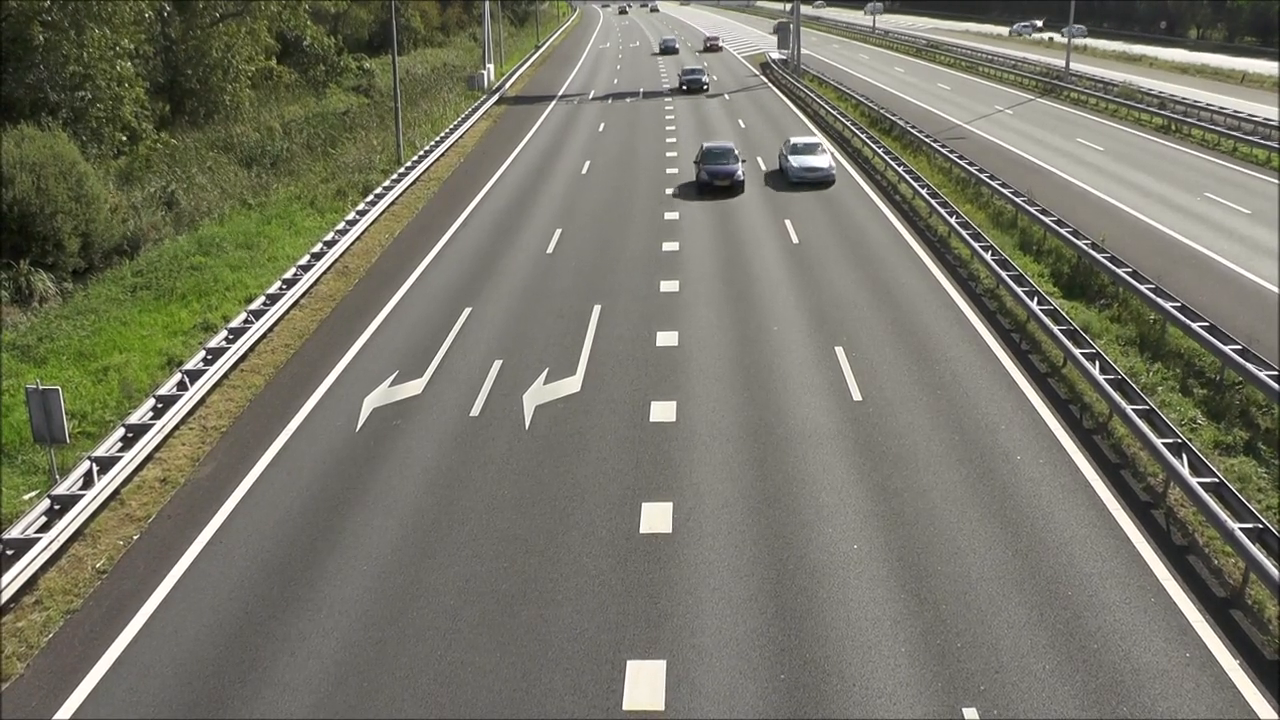
#> input picture frame 33 of Parte03/docs/traffic.mp4, 1280 x 720 px
$ python main.py
#> lines starting #> are read from the running program, lines starting #| are printed output that depends on the picture
#!/usr/bin/env python3
# shebang line for linux / mac

from copy import deepcopy
import glob
import time
import cv2  # import the opencv library
import numpy as np
import argparse


def main():

    # ------------------------------------
    # Setu pargparse
    # ------------------------------------
    parser = argparse.ArgumentParser(
        prog='Traffic car couter',
        description='Counts cars',
        epilog='This is finished')

    parser.add_argument('-if', '--input_filename', type=str, default='/home/ville/Documents/savi_25-26_student/Parte03/docs/traffic.mp4')

    args = vars(parser.parse_args())
    print(args)

    # ------------------------------------
    # Open the video file
    # -------------------------------------
    capture = cv2.VideoCapture(args['input_filename'])

    # Check if the sequence was opened successfully
    if not capture.isOpened():
        print("Error: Could not open image sequence.")
    else:
        print("Image sequence opened successfully!")

    # Define bbox coordinates
    bbox = {'x': 699, 'y': 300, 'w': 808-699, 'h': 402-300}
    # Copute bottom right corner
    bbox['x2'] = bbox['x'] + bbox['w']
    bbox['y2'] = bbox['y'] + bbox['h']

    # ------------------------------------
    # Read and display all frames
    # ------------------------------------
    fps = capture.get(cv2.CAP_PROP_FPS)

    previous_average = None
    previous_change_event = False
    number_of_cars = 0
    frame_count = 0
    time_last_added_car = 0
    while True:

        ret, frame = capture.read()
#> frame is the input picture: shape (720, 1280, 3); mean B, G, R 103.9, 117.9, 118.6
        if ret == False:
            break

        # create image for drawing
        frame_gui = deepcopy(frame)

        # Draw the frame count
        cv2.putText(
            frame_gui, '#frame ' + str(frame_count),
            (10, 30), cv2.FONT_HERSHEY_SIMPLEX, 1, (0, 255, 0), 2, cv2.LINE_AA)

        # Draw the box on the image
        cv2.rectangle(frame_gui, (bbox['x'], bbox['y']), (bbox['x2'], bbox['y2']),
                      (255, 0, 0), 2)
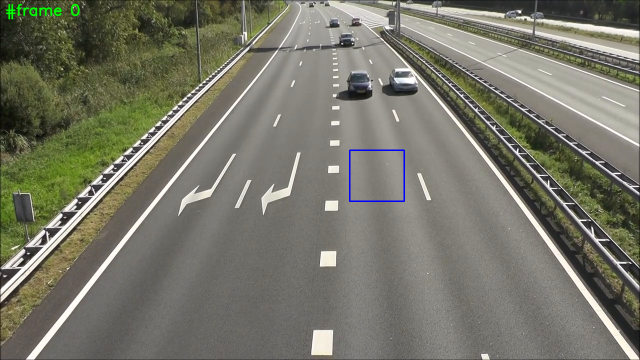
#> frame_gui: shape (720, 1280, 3) (shown at 1/2 size); mean B, G, R 104.1, 118, 118.3

        # Compute grayscale image for analysing
        frame_gray = cv2.cvtColor(frame, cv2.COLOR_BGR2GRAY)
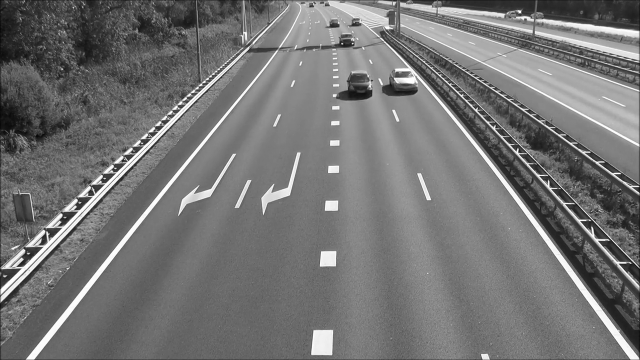
#> frame_gray: shape (720, 1280) (shown at 1/2 size); min 0, max 255, mean 116.6

        box_values = frame_gray[bbox['y']:bbox['y2'],  bbox['x']:bbox['x2']]
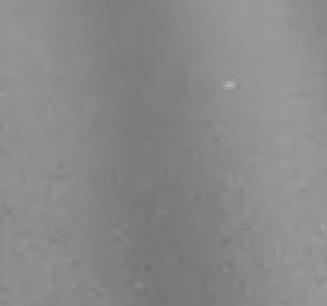
#> box_values: shape (102, 109) (shown 3 times larger); min 109, max 179, mean 137.2
        print('box_values = ' + str(box_values))
#> (printed output is left out)

        average = round(np.mean(box_values), 1)  # type: ignore
#> average = 137.2
        # print('average = ' + str(average))
        cv2.putText(
            frame_gui, 'mean ' + str(average),
            (bbox['x'],
             bbox['y'] - 10),
            cv2.FONT_HERSHEY_SIMPLEX, 1, (255, 0, 0), 2, cv2.LINE_AA)

        # Compute the difference between the previous and the current
        if previous_average is None:
            difference = 0  # TODO João has questions
        else:
            difference = round(abs(average - previous_average), 1)

        previous_average = average  # update previous average
#> previous_average = 137.2
        cv2.putText(
            frame_gui, 'dif ' + str(difference),
            (bbox['x'],
             bbox['y'] - 35),
            cv2.FONT_HERSHEY_SIMPLEX, 1, (255, 0, 0), 2, cv2.LINE_AA)

        # Change detection event
        change_detection_threshold = 10
        if difference > change_detection_threshold:
            change_event = True
        else:
            change_event = False

        # Selecting color for putting the change event text as a function of the value
        if change_event == True:
            color = (0, 0, 255)
        else:
            color = (255, 0, 0)

        cv2.putText(
            frame_gui, 'event ' + str(change_event),
            (bbox['x'],
             bbox['y'] - 70),
            cv2.FONT_HERSHEY_SIMPLEX, 1, color, 2, cv2.LINE_AA)

        # ---------------------------
        # Count a car
        # ---------------------------
        # Option 2: Count the rising edges conditioned by the blackout time
        durante_since_a_car_was_counted = round(frame_count / fps - time_last_added_car, 1)

        cv2.putText(
            frame_gui, 'time since car ' + str(durante_since_a_car_was_counted),
            (bbox['x'],
             bbox['y'] - 150),
            cv2.FONT_HERSHEY_SIMPLEX, 1, (255, 255, 0), 2, cv2.LINE_AA)

        blackout_threshold = 0.8

        if previous_change_event == False and change_event == True and \
                durante_since_a_car_was_counted > blackout_threshold:
            number_of_cars += 1
            time_last_added_car = frame_count / fps

        previous_change_event = change_event

        # Draw the number of cars
        cv2.putText(frame_gui, '#cars ' + str(number_of_cars),
                    (10, 70), cv2.FONT_HERSHEY_SIMPLEX, 1, (0, 255, 0), 2, cv2.LINE_AA)
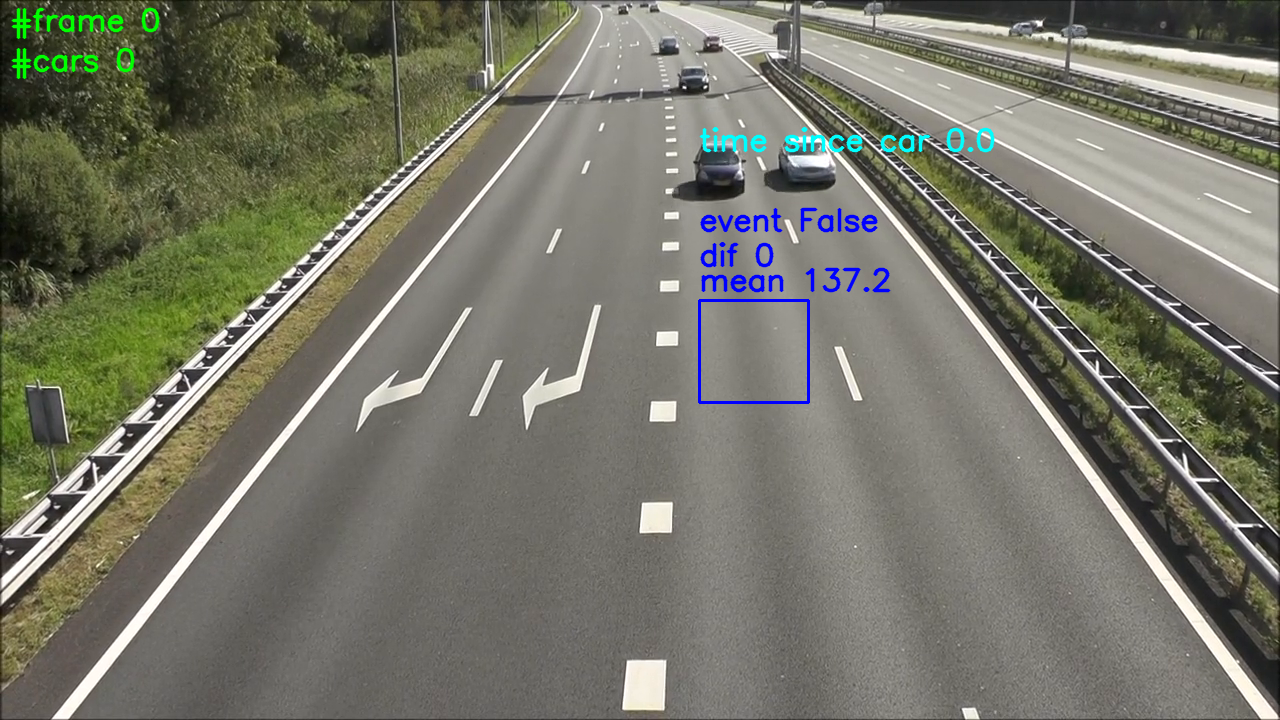
#> frame_gui: shape (720, 1280, 3); mean B, G, R 104.7, 118, 117.4

        # Draw image
        cv2.imshow('Image GUI', frame_gui)
        # cv2.imshow('Image gray', frame_gray)

        # Break if q is pressed
        key = cv2.waitKey(0)
#> (key Esc is pressed here)
        # print('key = ' + str(key))
        if key == 113:
            print('You pressed q. Quitting.')
            break

        frame_count += 1  # update the frame count

    cv2.destroyAllWindows()  # Close the window


if __name__ == '__main__':
    main()

$ run again, starting later in the video
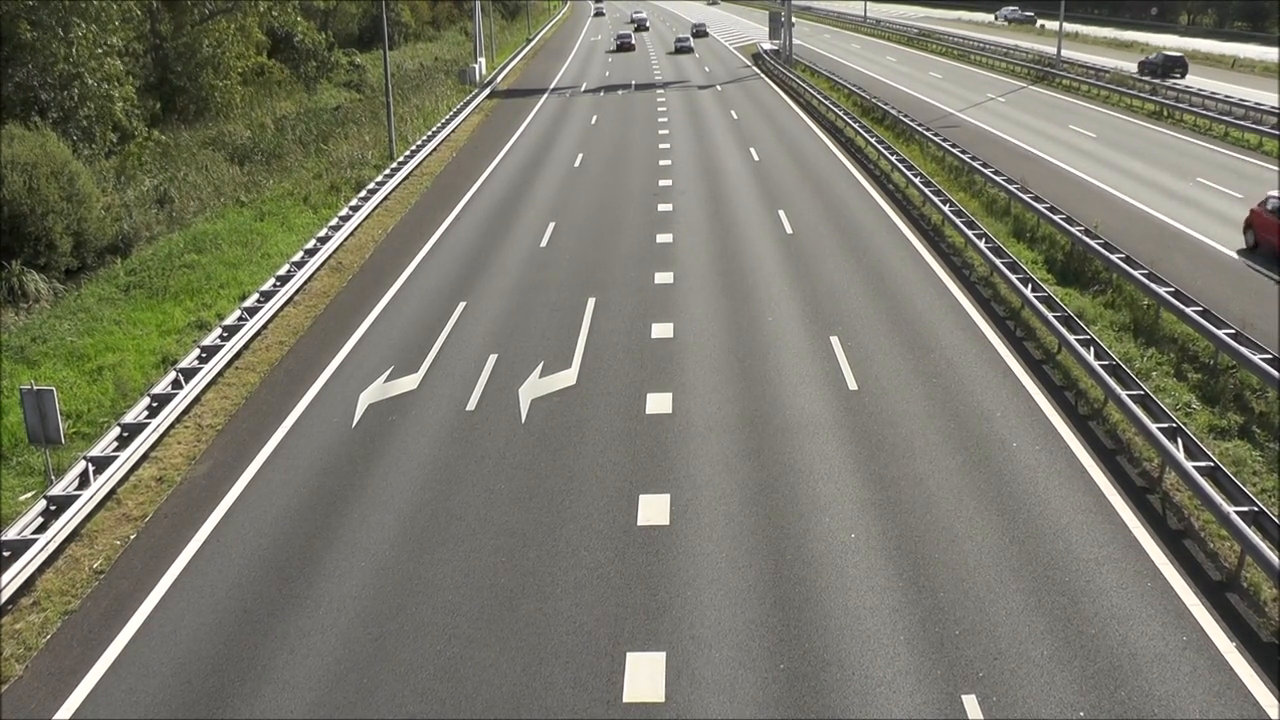
#> input picture frame 150 of Parte03/docs/traffic.mp4, 1280 x 720 px
#> in main, frame is the input picture: shape (720, 1280, 3); mean B, G, R 106.3, 120.4, 121.2
#> in main, `frame_gray = cv2.cvtColor(frame, cv2.COLOR_BGR2GRAY)`:
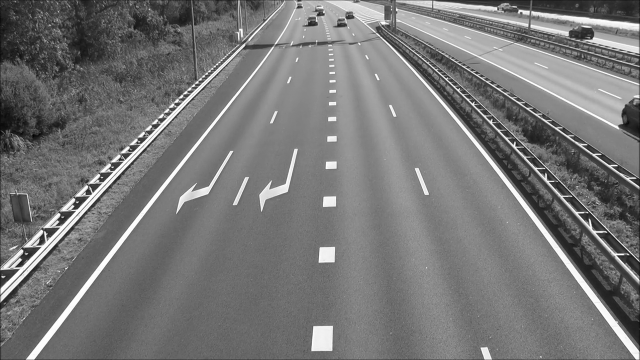
#> frame_gray: shape (720, 1280) (shown at 1/2 size); min 1, max 255, mean 119.1
#> (printed output is left out)
#> average = 138.9
#> in main, `cv2.putText(frame_gui, '#cars ' + str(number_of_cars), (10, 70), cv2.F..`:
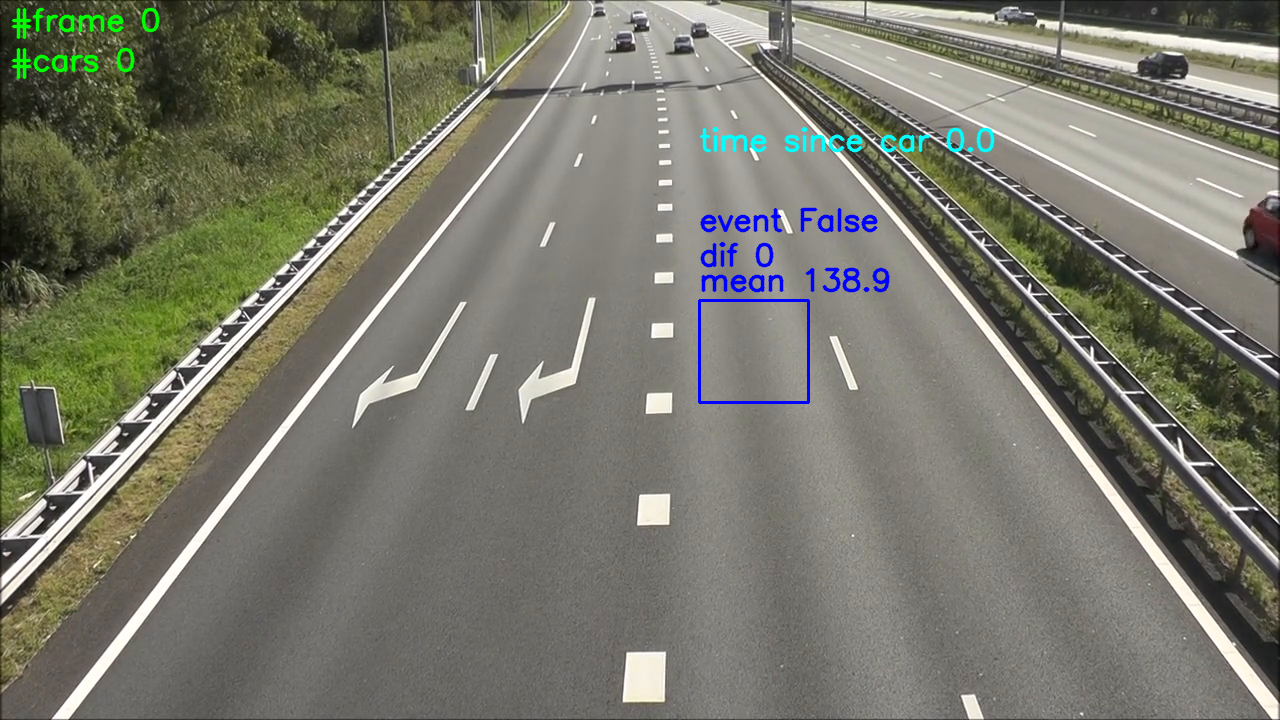
#> frame_gui: shape (720, 1280, 3); mean B, G, R 107.1, 120.4, 120

$ run again, starting later in the video
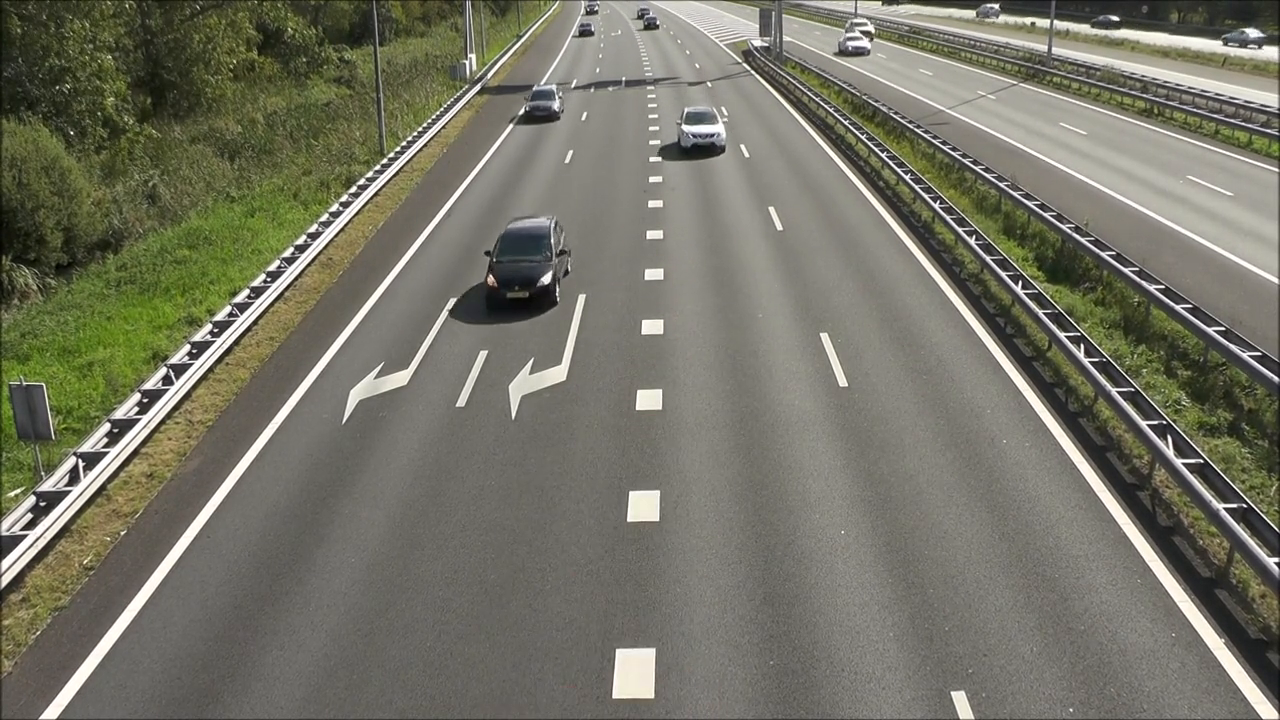
#> input picture frame 268 of Parte03/docs/traffic.mp4, 1280 x 720 px
#> in main, frame is the input picture: shape (720, 1280, 3); mean B, G, R 101.8, 115.9, 116.6
#> in main, `frame_gray = cv2.cvtColor(frame, cv2.COLOR_BGR2GRAY)`:
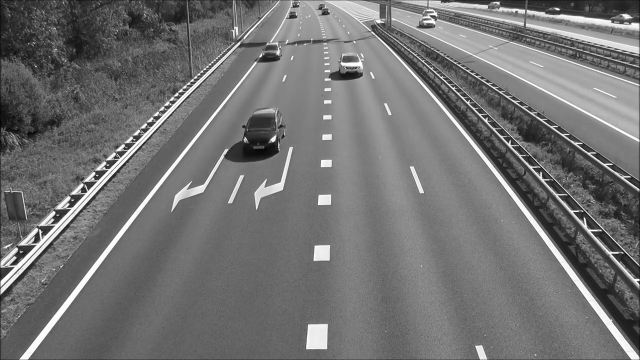
#> frame_gray: shape (720, 1280) (shown at 1/2 size); min 0, max 255, mean 114.6
#> (printed output is left out)
#> average = 133.4
#> in main, `cv2.putText(frame_gui, '#cars ' + str(number_of_cars), (10, 70), cv2.F..`:
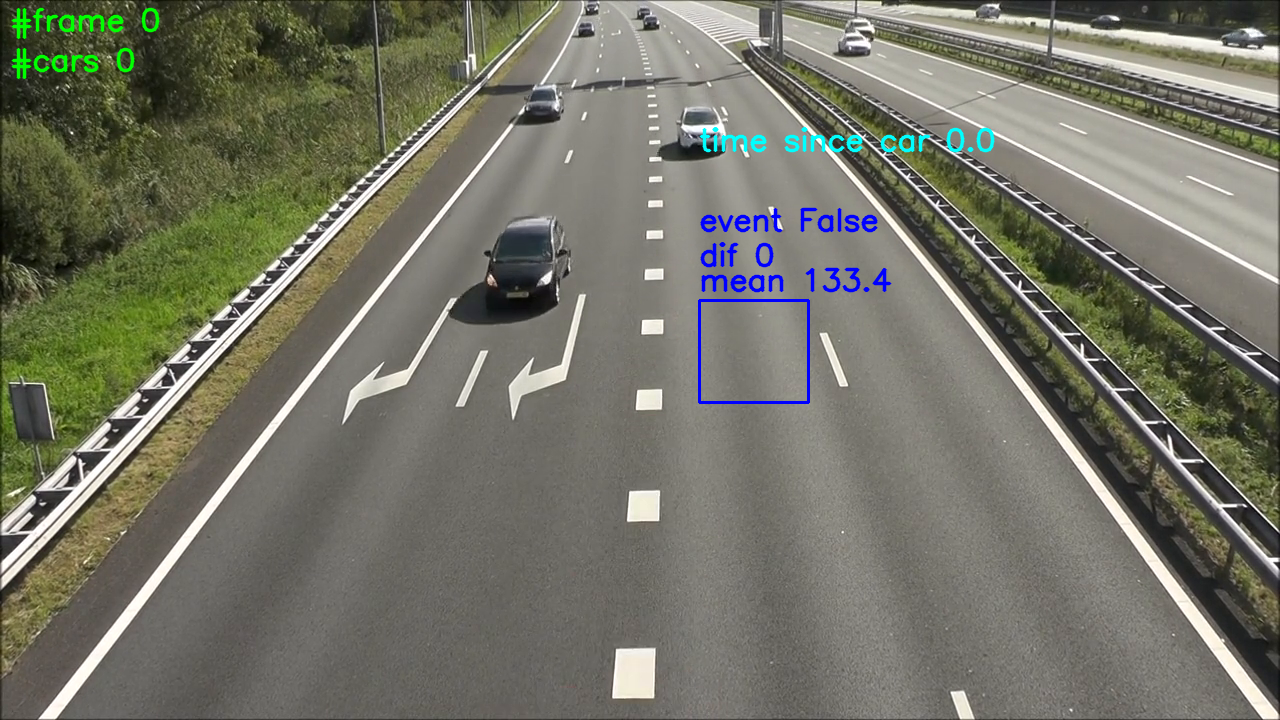
#> frame_gui: shape (720, 1280, 3); mean B, G, R 102.7, 116, 115.5
